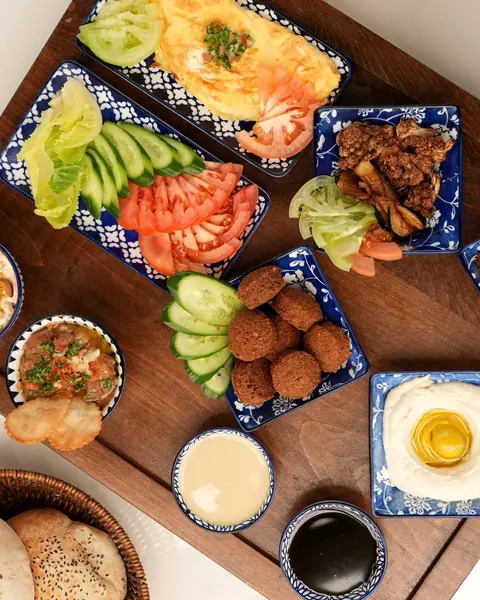
#> input picture media/pick-baladi-480.webp, 480 x 600 px, given in place of bilkana-rooftop-dining-room.webp, which was not available
$ python build_assets.py
#> lines starting #> are read from the running program, lines starting #| are printed output that depends on the picture; pictures that were not available may be replaced by others from this repository, and a replacement may not be noted
#> in photo, returned value is the input picture: PIL image 480x600 RGB; mean R, G, B 147.1, 111.2, 78.1
"""
Build every photograph the site ships from Bilkana's own public media.

  sources/photos/*.webp   — the hotel's Bilkana gallery (thousandnights.com, Sep 2026)
  sources/reels/*.mp4     — Bilkana's Instagram reels, mirrored on the same page

Output: public/media/<name>-<width>.webp. One light, consistent grade; nothing
generated, nothing stock. See ASSET_REGISTER.md for what each file shows.

    python3 scripts/build_assets.py
"""
from pathlib import Path

import cv2
import numpy as np
from PIL import Image, ImageEnhance

ROOT = Path(__file__).resolve().parent.parent
SRC = ROOT / "sources"
OUT = ROOT / "public" / "media"
OUT.mkdir(parents=True, exist_ok=True)

MAX_BYTES = 290_000  # build standard: nothing over 300 KB ships


def grade(im: Image.Image) -> Image.Image:
    im = ImageEnhance.Contrast(im).enhance(1.04)
    return ImageEnhance.Color(im).enhance(0.97)


def save(im: Image.Image, name: str, widths: list[int]) -> None:
    im = grade(im.convert("RGB"))
    for w in widths:
        if w > im.width:
            continue
        h = round(im.height * w / im.width)
        r = im.resize((w, h), Image.LANCZOS)
        q = 76
        path = OUT / f"{name}-{w}.webp"
        while True:
            r.save(path, "WEBP", quality=q, method=6)
            if path.stat().st_size <= MAX_BYTES or q <= 50:
                break
            q -= 4
        print(f"  {path.name:40s} {w}x{h}  q{q}  {path.stat().st_size // 1024} KB")


def crop_ratio(im: Image.Image, ratio: float, cx: float = 0.5, cy: float = 0.5) -> Image.Image:
    """Largest crop of aspect `ratio` (w/h) centred near (cx, cy) in 0–1 coords."""
#> called with ratio = 0.562, cx = 0.56, cy = 0.5
    W, H = im.size
#> W = 480; H = 600
    if W / H > ratio:
        w, h = round(H * ratio), H
#> w = 338; h = 600
    else:
        w, h = W, round(W / ratio)
    x = min(max(round(cx * W - w / 2), 0), W - w)
#> x = 100
    y = min(max(round(cy * H - h / 2), 0), H - h)
#> y = 0
    return im.crop((x, y, x + w, y + h))
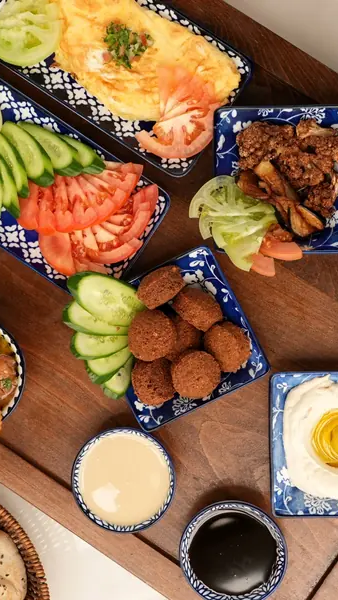
#> returned value: PIL image 338x600 RGB; mean R, G, B 148, 110, 77.1


def photo(name: str) -> Image.Image:
    return Image.open(SRC / "photos" / f"bilkana-{name}.webp")


def frame(reel: str, t: float) -> Image.Image:
    cap = cv2.VideoCapture(str(SRC / "reels" / f"{reel}.mp4"))
    fps = cap.get(cv2.CAP_PROP_FPS)
    target = int(t * fps)
    fr = None
    for _ in range(target + 1):  # sequential read: frame-accurate on these files
        ok, f = cap.read()
        if ok:
            fr = f
    return Image.fromarray(cv2.cvtColor(fr, cv2.COLOR_BGR2RGB))


# ── Venue ─────────────────────────────────────────────────────────────────────
print("venue")
room = photo("rooftop-dining-room")
save(room, "room-glass", [960, 1440, 1920])
save(crop_ratio(room, 9 / 16, cx=0.56), "room-glass-portrait", [540, 760, 960])
#> the loop in save (call 2), `for w in widths:` made 3 passes
#> w on passes 1 to 3: 540, 760, 960
# The wide venue shots have the photographer's light stand, laptop and bag in frame.
# Only the clean corner right of the stand is used: window, city, velvet banquette.
interior = photo("rooftop-interior")
#> call 2 of photo, with name = 'rooftop-interior'
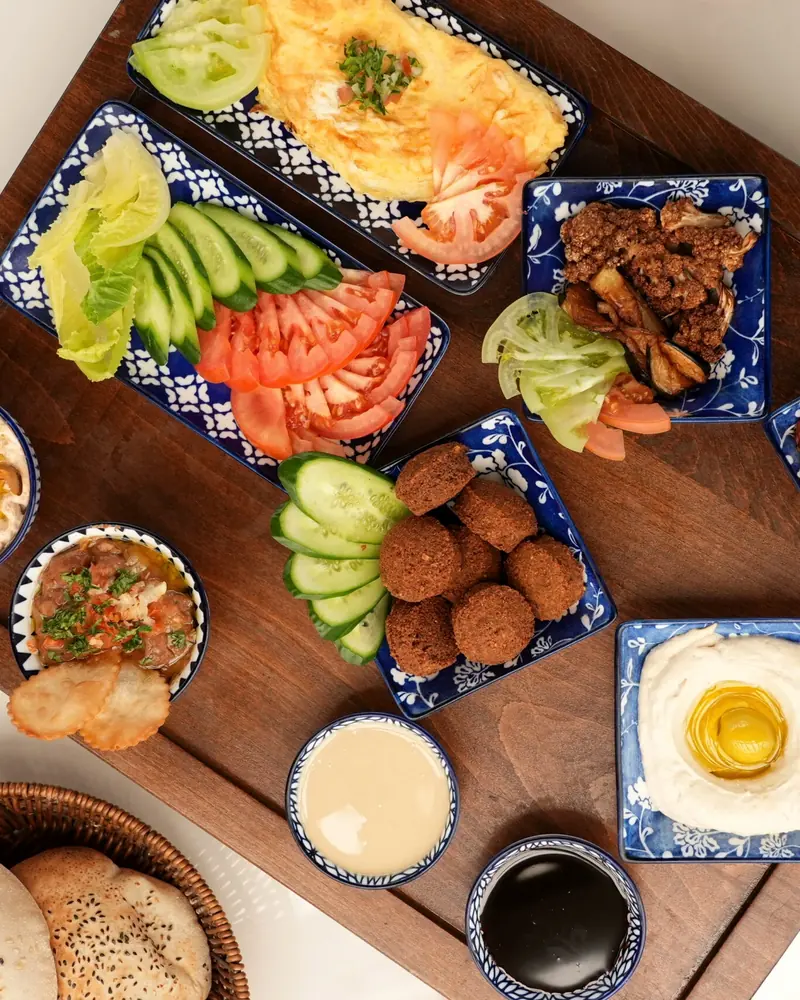
#> input picture media/pick-baladi-800.webp, 800 x 1000 px, given in place of bilkana-rooftop-interior.webp, which was not available
#> in photo, returned value is the input picture: PIL image 800x1000 RGB; mean R, G, B 147.1, 111.2, 78
city = interior.crop((round(interior.width * 0.665), 0, interior.width, interior.height))
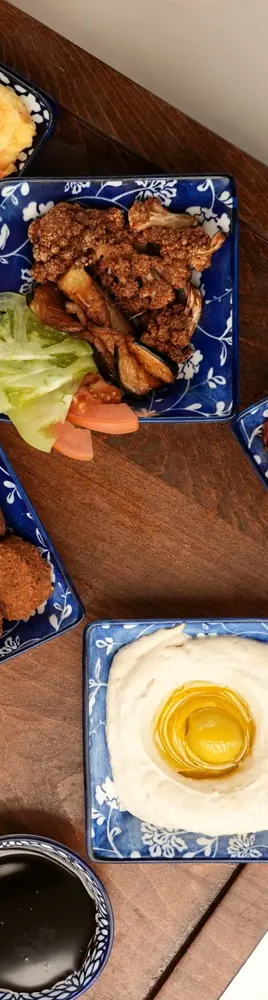
#> city: PIL image 268x1000 RGB; mean R, G, B 130.3, 101, 81
save(crop_ratio(city, 4 / 5, cy=0.52), "room-city", [540, 850])
#> call 2 of crop_ratio, with ratio = 0.8, cx = 0.5, cy = 0.52
#> in crop_ratio (call 2), `return im.crop((x, y, x + w, y + h))`:
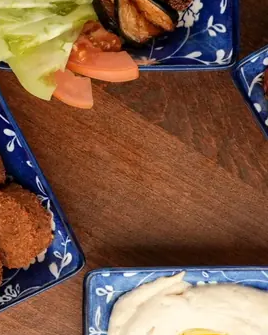
#> returned value: PIL image 268x335 RGB; mean R, G, B 124.6, 89.6, 69.5
save(crop_ratio(frame("ditudo2onoz", 0.3), 4 / 5, cy=0.55), "room-banquette", [540, 720])
save(photo("rooftop-bar-and-sign"), "room-sign", [800, 1200, 1600])
#> the loop in save, `for w in widths:` made 1 pass
#> (w, h) on pass 1: (800, 1000)
#> (the run stopped early here; a loop or call above may not have finished)
